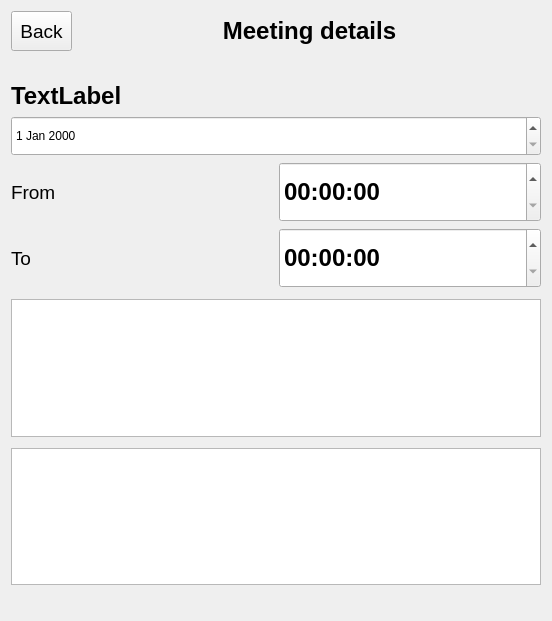
<?xml version="1.0" encoding="UTF-8"?>
<ui version="4.0">
 <class>MeetingDetailsView</class>
 <widget class="QWidget" name="MeetingDetailsView">
  <property name="geometry">
   <rect>
    <x>0</x>
    <y>0</y>
    <width>552</width>
    <height>621</height>
   </rect>
  </property>
  <property name="windowTitle">
   <string>Form</string>
  </property>
  <layout class="QVBoxLayout" name="verticalLayout">
   <item>
    <layout class="QHBoxLayout" name="horizontalLayout">
     <item>
      <widget class="QToolButton" name="toolButton">
       <property name="minimumSize">
        <size>
         <width>0</width>
         <height>40</height>
        </size>
       </property>
       <property name="font">
        <font>
         <family>Arial</family>
         <pointsize>14</pointsize>
        </font>
       </property>
       <property name="text">
        <string>Back</string>
       </property>
      </widget>
     </item>
     <item>
      <widget class="QLabel" name="label">
       <property name="font">
        <font>
         <family>Arial</family>
         <pointsize>18</pointsize>
         <weight>75</weight>
         <bold>true</bold>
        </font>
       </property>
       <property name="text">
        <string>Meeting details</string>
       </property>
       <property name="alignment">
        <set>Qt::AlignCenter</set>
       </property>
      </widget>
     </item>
    </layout>
   </item>
   <item>
    <spacer name="verticalSpacer_4">
     <property name="orientation">
      <enum>Qt::Vertical</enum>
     </property>
     <property name="sizeHint" stdset="0">
      <size>
       <width>20</width>
       <height>80</height>
      </size>
     </property>
    </spacer>
   </item>
   <item>
    <layout class="QHBoxLayout" name="horizontalLayout_2">
     <item>
      <widget class="QLabel" name="nmName">
       <property name="font">
        <font>
         <family>Arial</family>
         <pointsize>18</pointsize>
         <weight>75</weight>
         <bold>true</bold>
        </font>
       </property>
       <property name="text">
        <string>TextLabel</string>
       </property>
      </widget>
     </item>
    </layout>
   </item>
   <item>
    <layout class="QHBoxLayout" name="horizontalLayout_3">
     <item>
      <widget class="QDateEdit" name="nmDate">
       <property name="minimumSize">
        <size>
         <width>0</width>
         <height>40</height>
        </size>
       </property>
      </widget>
     </item>
    </layout>
   </item>
   <item>
    <layout class="QHBoxLayout" name="horizontalLayout_4">
     <item>
      <widget class="QLabel" name="label_2">
       <property name="font">
        <font>
         <family>Arial</family>
         <pointsize>14</pointsize>
        </font>
       </property>
       <property name="text">
        <string>From</string>
       </property>
      </widget>
     </item>
     <item>
      <widget class="QTimeEdit" name="nmFrom">
       <property name="minimumSize">
        <size>
         <width>80</width>
         <height>60</height>
        </size>
       </property>
       <property name="font">
        <font>
         <family>Arial</family>
         <pointsize>18</pointsize>
         <weight>75</weight>
         <bold>true</bold>
        </font>
       </property>
      </widget>
     </item>
    </layout>
   </item>
   <item>
    <layout class="QHBoxLayout" name="horizontalLayout_5">
     <item>
      <widget class="QLabel" name="label_3">
       <property name="font">
        <font>
         <family>Arial</family>
         <pointsize>14</pointsize>
        </font>
       </property>
       <property name="text">
        <string>To</string>
       </property>
      </widget>
     </item>
     <item>
      <widget class="QTimeEdit" name="nmTo">
       <property name="minimumSize">
        <size>
         <width>0</width>
         <height>60</height>
        </size>
       </property>
       <property name="font">
        <font>
         <family>Arial</family>
         <pointsize>18</pointsize>
         <weight>75</weight>
         <bold>true</bold>
        </font>
       </property>
      </widget>
     </item>
    </layout>
   </item>
   <item>
    <spacer name="verticalSpacer">
     <property name="orientation">
      <enum>Qt::Vertical</enum>
     </property>
     <property name="sizeHint" stdset="0">
      <size>
       <width>20</width>
       <height>60</height>
      </size>
     </property>
    </spacer>
   </item>
   <item>
    <widget class="QPlainTextEdit" name="nmDesc">
     <property name="minimumSize">
      <size>
       <width>0</width>
       <height>40</height>
      </size>
     </property>
    </widget>
   </item>
   <item>
    <spacer name="verticalSpacer_2">
     <property name="orientation">
      <enum>Qt::Vertical</enum>
     </property>
     <property name="sizeHint" stdset="0">
      <size>
       <width>20</width>
       <height>60</height>
      </size>
     </property>
    </spacer>
   </item>
   <item>
    <widget class="QListWidget" name="nmUsers">
     <property name="minimumSize">
      <size>
       <width>0</width>
       <height>20</height>
      </size>
     </property>
    </widget>
   </item>
   <item>
    <spacer name="verticalSpacer_3">
     <property name="orientation">
      <enum>Qt::Vertical</enum>
     </property>
     <property name="sizeHint" stdset="0">
      <size>
       <width>20</width>
       <height>80</height>
      </size>
     </property>
    </spacer>
   </item>
  </layout>
 </widget>
 <resources/>
 <connections/>
</ui>
